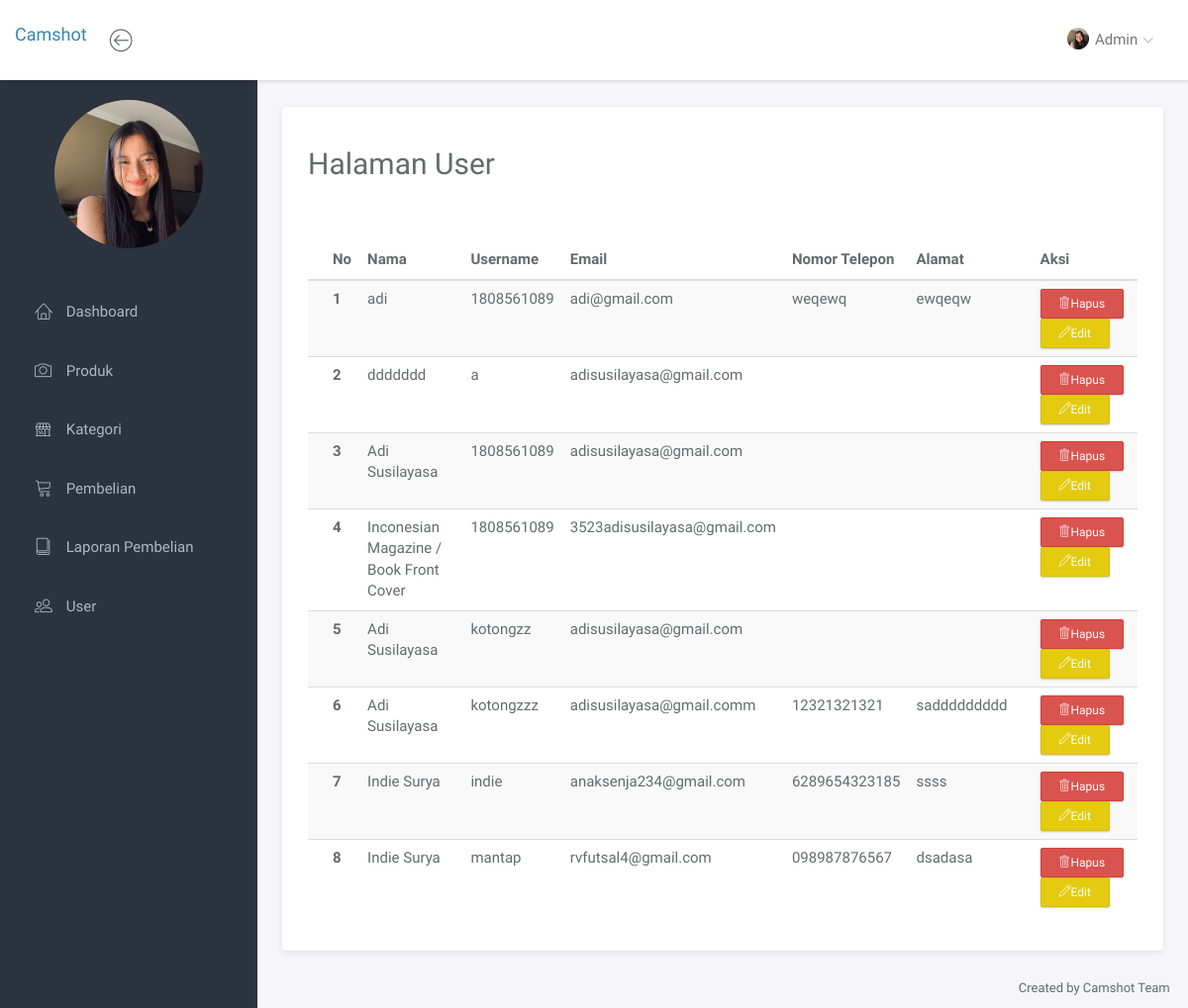
The app's page /admin/index.php?halaman=user (signed in), older data.
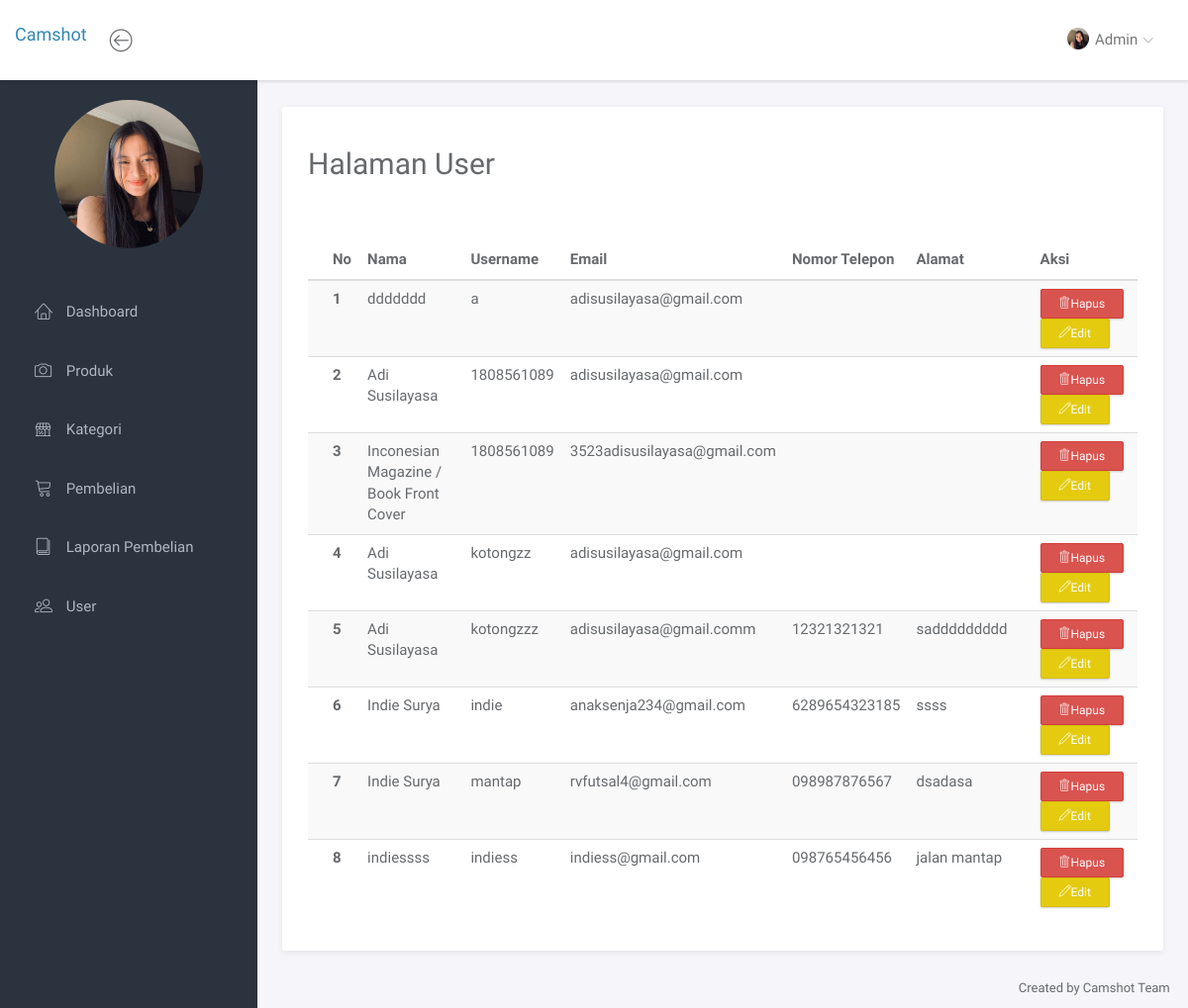
The same page, newer data.
### tables this page shows
CREATE TABLE `user` (
  `id_user` int(11) NOT NULL,
  `name` varchar(255) NOT NULL,
  `username` varchar(255) NOT NULL,
  `email` varchar(255) NOT NULL,
  `password` varchar(255) NOT NULL,
  `alamat_user` text NOT NULL,
  `tlp_user` varchar(50) NOT NULL,
  `level` varchar(20) NOT NULL
);

### admin/user.php (the view, shortened to what this page needs)
<div class="panel-headline">
    <div class="panel-heading">
        <h2>Halaman User</h2>
    </div>
</div>
<br>
<div class="panel-body">
    <table class="table table-striped">
        <thead>
            <tr>
                <th>No</th>
                <th>Nama</th>
                <th>Username</th>
                <th>Email</th>
                <th>Nomor Telepon</th>
                <th>Alamat</th>
                <th>Aksi</th>
            </tr>
        </thead>
        <tbody>
            <?php $nomor = 1; ?>
            <?php $ambil = $koneksi->query("SELECT * FROM user");
            while ($pecah = $ambil->fetch_assoc()){ ?>
                <tr>
                    <th><?= $nomor ?></th>
                    <td><?= $pecah['name']; ?></td>
                    <td><?= $pecah['username']; ?></td>
                    <td><?= $pecah['email']; ?></td>
                    <td><?= $pecah['tlp_user']; ?></td>
                    <td><?= $pecah['alamat_user']; ?></td>
                    <td><a href="index.php?halaman=hapususer&id=<?= $pecah['id_user']; ?>" class="btn btn-danger btn-sm"><span class="lnr lnr-trash"></span>Hapus</a>
                        <a href="index.php?halaman=edituser&id=<?= $pecah['id_user']; ?>" class="btn btn-warning btn-sm"><span class="lnr lnr-pencil"></span>Edit</a></td>
                </tr>
            <?php
                $nomor++;
            } ?>
        </tbody>
    </table>
</div>

Row changes from the older to the newer data that the page shows:
removed user: name "adi", username "1808561089", email "adi@gmail.com", tlp_user "weqewq", alamat_user "ewqeqw"
added user: name "indiessss", username "indiess", email "indiess@gmail.com", tlp_user "098765456456", alamat_user "jalan mantap"
